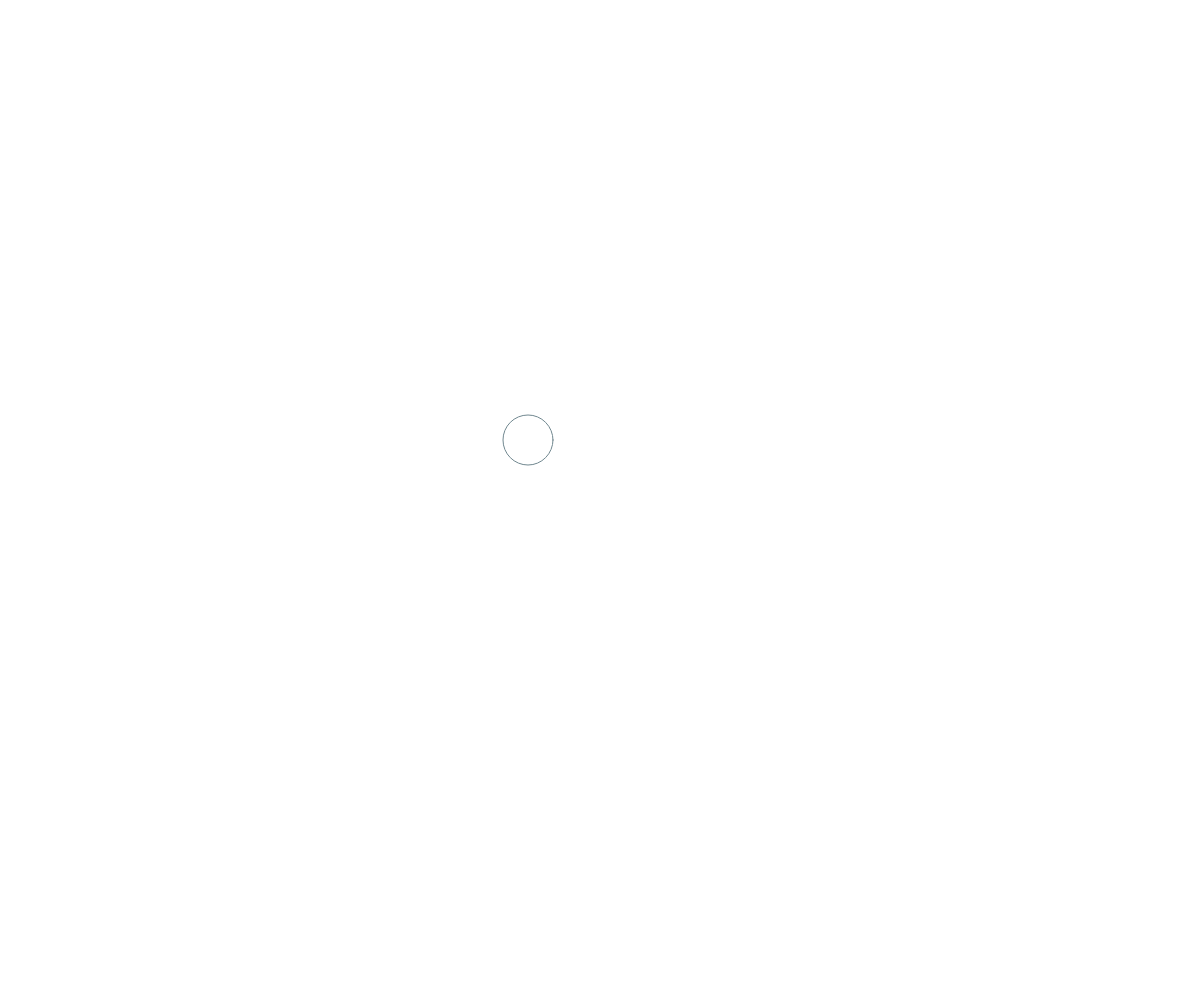
Frame 1 (no input)
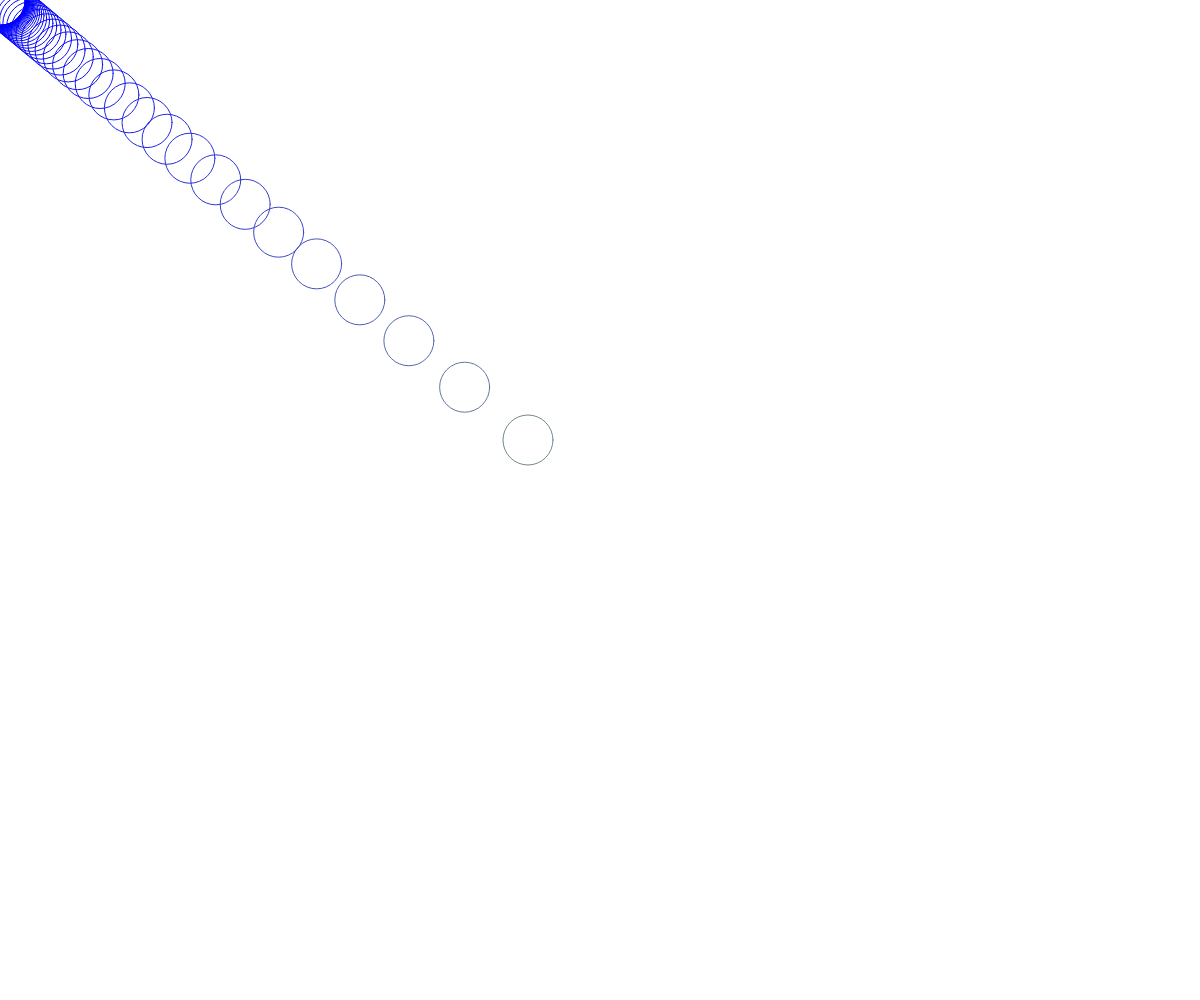
Frame 60 (no input)
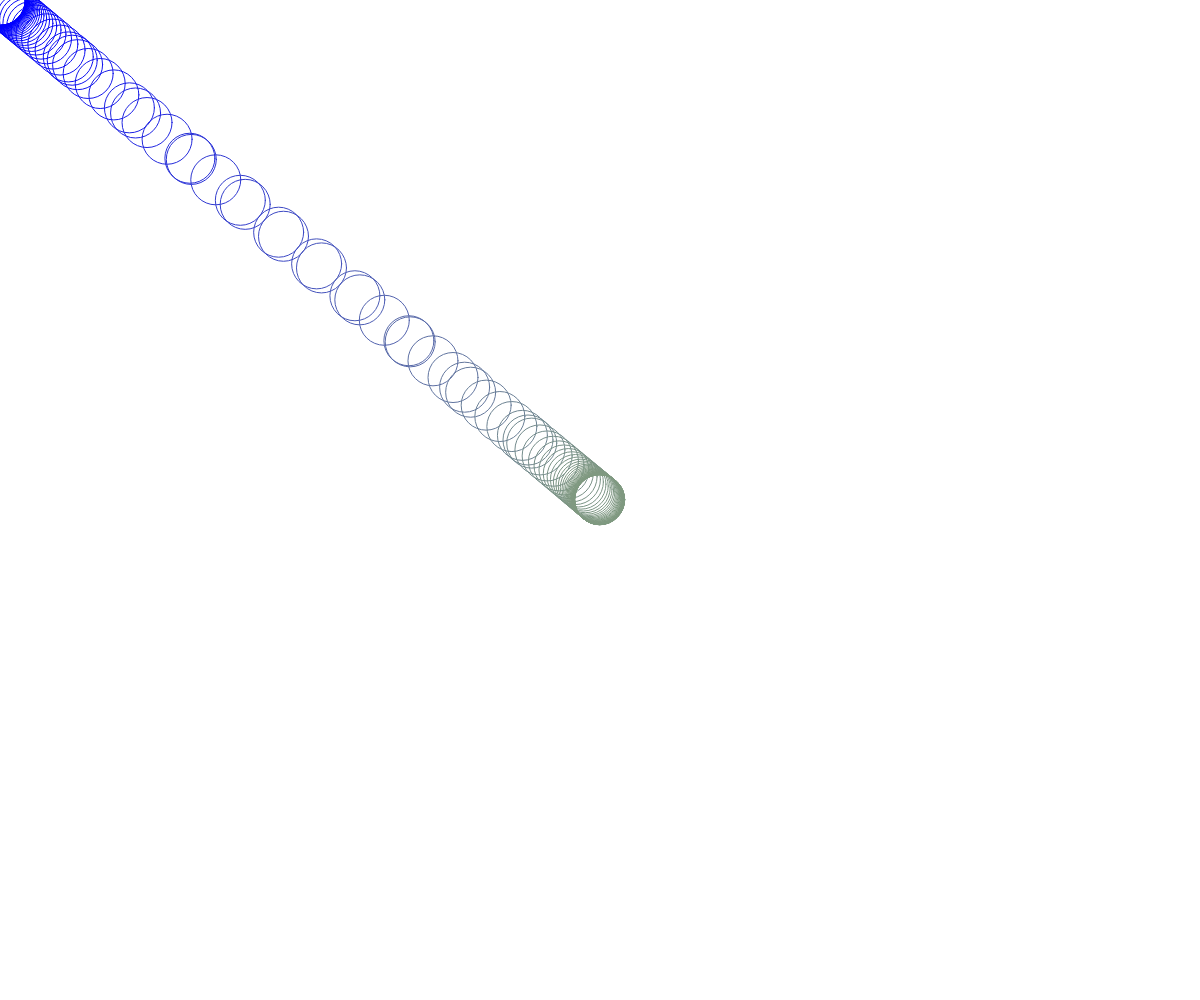
Frame 120 (the mouse pressed at the canvas centre since frame 60)

The p5.js sketch that drew these frames (run headless with seeded random() and noise() and a simulated clock; from frame 60 on, the mouse is pressed at the canvas centre):

// p5.js sketch
// ── sketch.js
// Project Title
// Your Name
// Date
//
// Extra for Experts:
// - describe what you did to take this project "above and beyond"

let x,y; //posotion od square
let w = 50; //width of square
function setup() {
  createCanvas(windowWidth, windowHeight);
  rectMode(CENTER)
  x = width/2;   y = height/2;
  noFill()
}

function draw() {
  //background(220);
  //movement
  x = lerp(x,mouseX,0.12)
  y = lerp(y,mouseY,0.12)

  let r = map(x, 0, width,0,255)
  let g = map(x, 0, height,0,255)
  let b = map(x, 0, width,255,0)
  stroke (r,g,b)
  circle(x,y,w)
}


function mouseWheel(event){
  print(event.delta);
  if(event.delta > 0){
    w -=10
    if(w < 10) w = 10
  }
  else w+=10
}
